Frame 1 (no input): blank canvas, image omitted
Frame 60 (the mouse pressed at the canvas centre just before this capture): blank canvas, image omitted
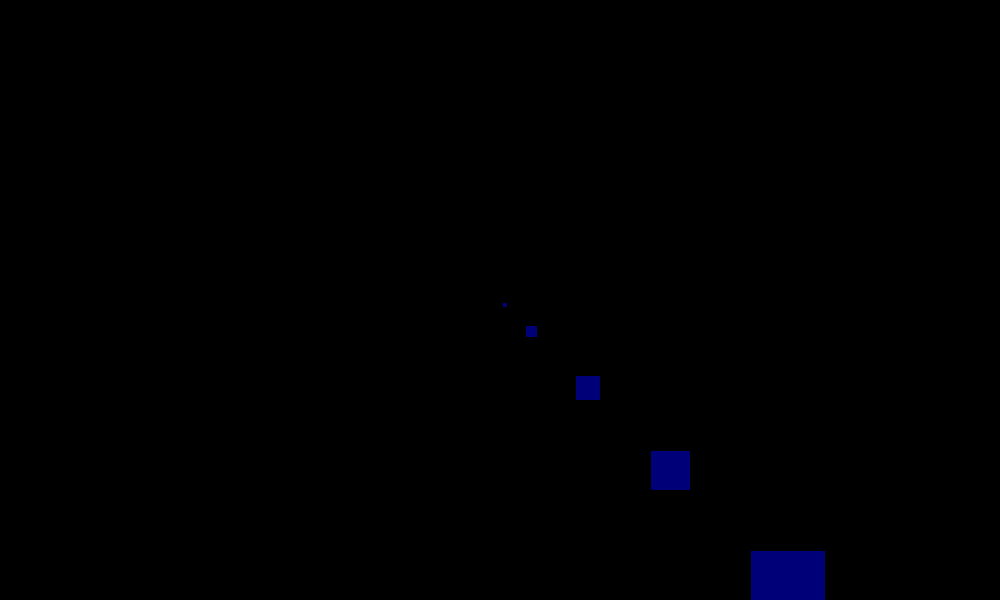
Frame 120 (the mouse held since frame 60 and released just before this capture)

The Processing sketch whose frames 1 and 60 were blank and that drew this single picture after the mouse press (run headless with seeded random() and noise(); from frame 60 on, the mouse is pressed at the canvas centre):

// Processing sketch: processing_20234
// ── processing_20234.pde

//RULES:
//Left and right keys must change the rotation
//Mouse movement must have an effect on size of shapes (x) 
//Mouse movement must change color (y)

float rect1;
float rotation = 0;

void setup(){
 size (1000, 600);
background (0); 
  
}

void draw(){
  
  //makes the rotation point the center of the background
 translate(width/2, height/2);
 //rotates based on the keypressed code (the LEFT and RIGHT arrows)
rotate(rotation);

//creates the blue base color
fill(0, 0, 255);
smooth();

//Next 5 lines of code change the color of the squares when the mouse is moved along the Y axis
if(mouseY > 100) {
  fill(0, 0, 190);
}
if(mouseY > 200) {
  fill(0, 0, 120);
}
if(mouseY > 300) {
 fill(0, 0, 70); 
}
if(mouseY > 400) {
 fill(0, 0, 30); 
}
if(mouseY > 500) {
 fill(0, 0, 0); 
}

//Next 5 sections of code create a map that limits how large the scale of the squares can be
//This maximum scale is determined by the location of the mouse along the X axis
float rect1 = map(mouseX, 0, width, 0, 10);
for(int i=0; i<rect1; i++){
rect (2, 2, rect1, rect1);
}
float rect2 = map(mouseX, 0, width, 0, 25);
for(int i=0; i<rect1; i++){
rect(25, 25, rect2, rect2);
}
float rect3 = map(mouseX, 0, width, 0, 50);
for(int i=0; i<rect1; i++){
rect(75, 75, rect3, rect3);
}
float rect4 = map(mouseX, 0, width, 0, 80);
for(int i=0; i<rect1; i++){
rect(150, 150, rect4, rect4);
}
float rect5 = map(mouseX, 0, width, 0, 150);
for(int i=0; i<rect1; i++){
rect(250, 250, rect5, rect5);
}
  
}

  //This creates the keypressed code in order to give a value to the rotation
  void keyPressed() {
  if (key == CODED) {
    if (keyCode == LEFT) {
      rotation = rotation+1;
    } else if (keyCode == RIGHT) {
      rotation = rotation-1;
    } 
  } else {
    rotation = 0;
  }
}                               
